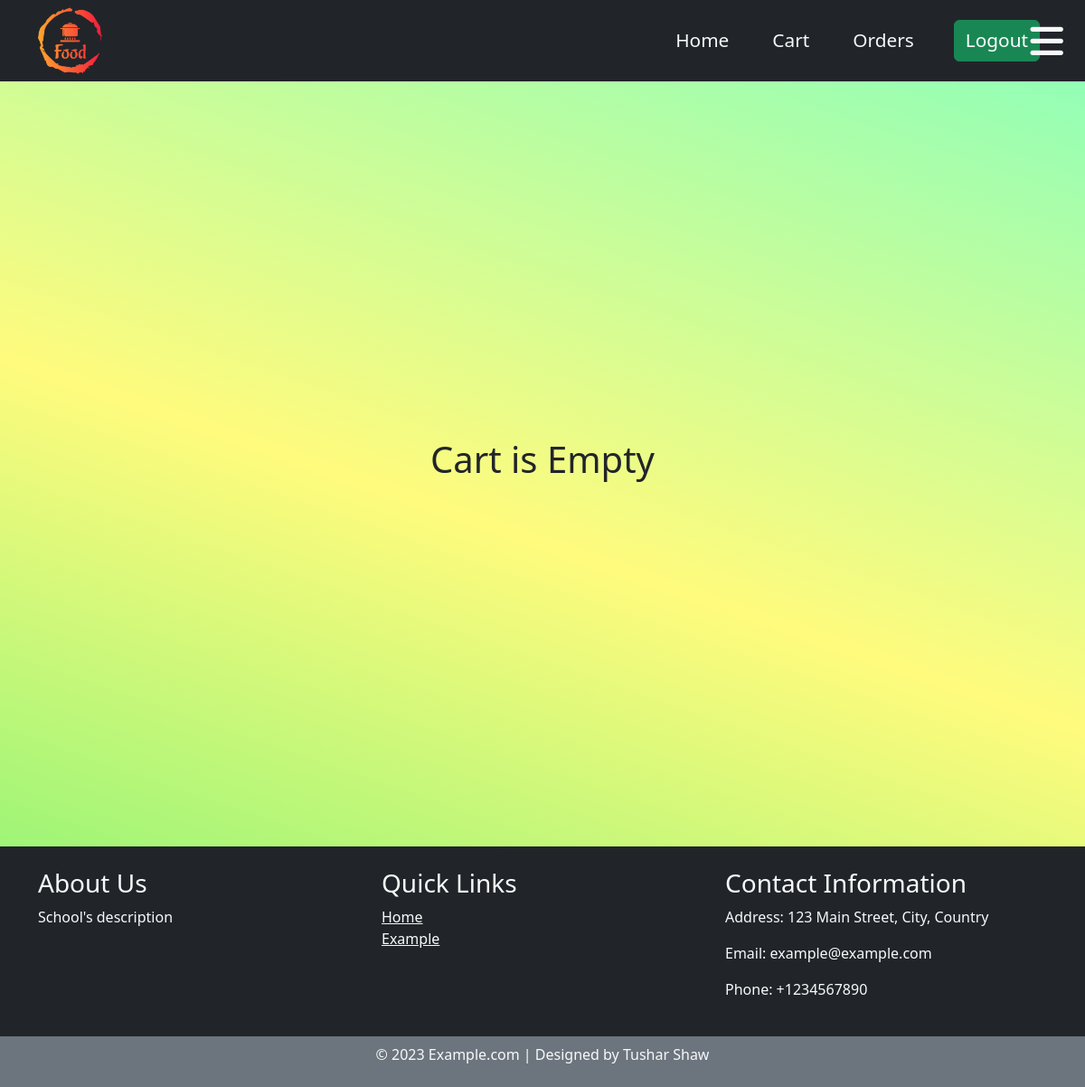
/cart/ (signed in), run on an earlier commit of the app's database.
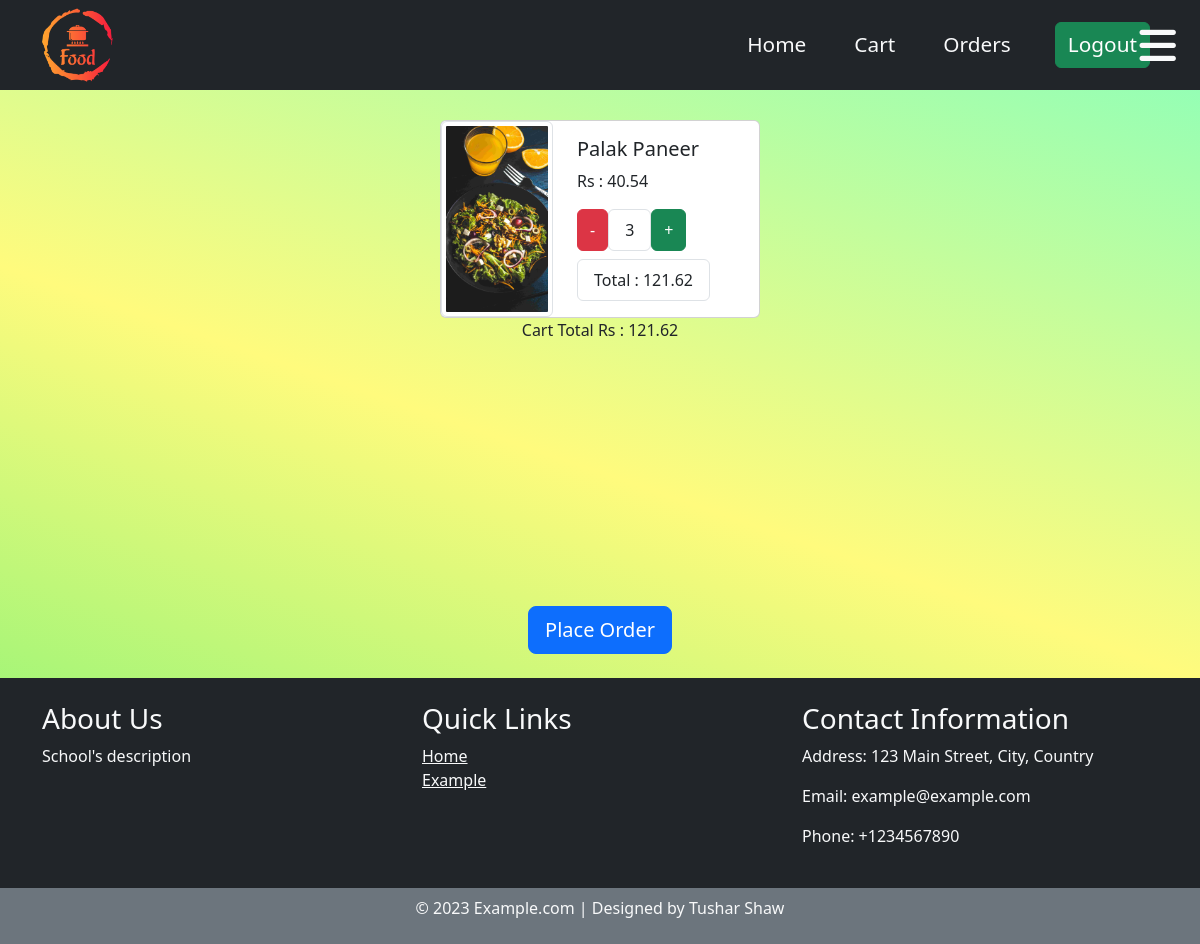
And on a later commit of the database.
### Menu/models.py (models this page shows, shortened)
class CartItem(models.Model):
    cart = models.ForeignKey(Cart, on_delete=models.CASCADE,related_name='cart_items')
    food = models.ForeignKey(Food, on_delete=models.CASCADE)
    quantity = models.IntegerField(default=0)
    def cart_item_total(self):
        return self.food.cost * self.quantity

class Food(models.Model):
    restaurant=models.ForeignKey(Restaurant,related_name='restaurant_name',on_delete=models.CASCADE)
    name=models.CharField(max_length=50)
    catagory=models.ForeignKey(Category,related_name='category',on_delete=models.CASCADE)
    cost=models.FloatField()
    image=models.ImageField(upload_to='food_images')

class Cart(models.Model):
    user = models.OneToOneField(User, on_delete=models.CASCADE)
    items = models.ManyToManyField(Food, through='CartItem')
    total = models.FloatField(default=0)
    def cart_total(self):
        total = round(sum(item.cart_item_total() for item in self.cart_items.all()),2)
        if self.total != total:  # Check if the total has changed
            self.total = total
            self.save()  # Save the Cart instance only if the total has changed
        return total

### Menu/views.py (the view)
# urls.py: path('cart/',cart,name='cart'),
@login_required(login_url="/login/")
def cart(request):
    user = request.user
    try:
        cart_items = CartItem.objects.filter(cart__user=user,quantity__gt=0)
        cart = Cart.objects.get(user=request.user)
        cart.cart_total()
    except Cart.DoesNotExist:
        new_cart = Cart.objects.create(user=request.user)
        orderInfo = OrderInfo.objects.create(customer=request.user)
        orderInfo2 = OrderInfo.objects.create(customer=request.user)
        new_cart.save()
        orderInfo2.save()
        orderInfo.save()
        cart_items = CartItem.objects.filter(cart__user=user,quantity__gt=0)
    cart = Cart.objects.get(user=request.user)
    cart.cart_total()
    for item in cart_items:
        item.total=item.food.cost * item.quantity
    context={'item': cart_items,'cart':cart}
    return render(request, 'cart.html',context )

### Menu/templates/cart.html (shortened to what this page needs)
{% extends "base.html" %} {% block start %}
<div class="container d-flex mt-5 flex-wrap">
  {% for f in item %}
  <div class="card cards mt-2 mx-2">
      <img
        src="{{ f.food.image.url }}"
        alt="Food image"
        class="img-thumbnail"/>
    <div class="card-body mx-2">
      <h5 class="card-title">{{ f.food.name }}</h5>
      <p class="card-text">Rs : {{ f.food.cost }}</p>
      <div class="d-flex">
        <button class="btn btn-danger decrement-btn" data-food-id="{{ f.food.id }}">-</button>
        <ul class="list-group list-group-horizontal">
          <li class="list-group-item item{{ f.food.id }}">{{ f.quantity }}</li>
        </ul>
        <button class="btn btn-success increment-btn" data-food-id="{{ f.food.id }}">+</button>
      </div>
      <ul class="list-group list-group-horizontal">
        <li class="list-group-item mt-2 total{{ f.food.id }}">Total : {{ f.total }}</li>
      </ul>
    </div>
  </div>
  {% endfor %}
</div>
{% if item %}
<form
  id="order-form"
  action="{% url "add_details" %}"
  method="post"
  style="text-align: center"
>
  <p class="cart_total">Cart Total Rs : {{cart.total}}</p>
  <div class="filler-container" style="flex: 1; height: 200px"></div>
  <button type="submit" class="btn btn-primary btn-lg mt-5">Place Order</button>
</form>
{% else %}
<div class="d-flex justify-content-center align-items-center" style="height: 100vh">
  <div class="text-center">
    <h1>Cart is Empty</h1>
  </div>
</div>
{% endif %}
{% endblock %}

### Menu/templates/base.html (shortened to what this page needs)
<!DOCTYPE html>
<html lang="en">
  {% load static %}
  <head>
    <link
      href="https://cdn.jsdelivr.net/npm/bootstrap@5.3.2/dist/css/bootstrap.min.css"
      rel="stylesheet"
    />
    <link rel="stylesheet" type="text/css" href="{% static 'css/style.css' %}?{%
    now "U" %}" />
    <link
      href="https://cdnjs.cloudflare.com/ajax/libs/font-awesome/6.0.0-beta3/css/all.min.css"
      rel="stylesheet"
    />
  </head>
  <body>
    <nav class="navbar navbar-expand-lg bg-dark navbar-light fixed-top z-1">
      <div class="container d-flex justify-content-between flex-nowrap">
        <a class="navbar-brand" href="/"
          ><img
            id="logo"
            class="logo"
            src="{% static 'css/logoo.png' %}"
            alt="Logo"
            draggable="false"
            height="80"
        /></a>
        <div class="navbar nav-links" id="navbarSupportedContent">
          <ul class="navbar-nav ms-auto d-flex flex-row align-items-center">
            <li class="nav-item p-2">
              <a class="nav-link mx-1 navtext text-light fss-5" href="/"
                ><i class="pe-2"></i>Home</a
              >
            </li>
            <li class="nav-item p-2">
              <a class="nav-link mx-1 navtext text-light fss-5" href="/cart/"
                ><i class="pe-2"></i>Cart</a
              >
            </li>
            <li class="nav-item p-2">
              <a class="nav-link mx-1 navtext text-light fss-5" href="/orders/"
                ><i class="pe-2"></i>Orders</a
              >
            </li>
            <li class="nav-item ms-3 p-2">
              <form class="form-inline" method="POST">
                {%if request.user.is_authenticated %}
                <a
                  class="btn btn-success navtext text-decoration-none fss-5"
                  href="/logout/"
                  >Logout</a
                >
                {% else %}
                <a
                  class="btn btn-success navtext text-decoration-none fs-5"
                  href="/login/"
                  >Login</a
                >
                {% endif %}
              </form>
            </li>
          </ul>
        </div>
      </div>
    </nav>
    <button
      onclick="opensidebar()"
      id='opensidebar'
      class="opensidebar nav-link mx-1 navtext text-light fss-5 menu z-2"
      href="/orders/"
    >
    <i class="fa-solid fa-bars fa-2xl menu-icon"></i>
    </button>
    {% block start%} {% endblock%}
    <footer class="bg-dark text-light mt-4 main-footer">
      <div class="container py-4">
        <div class="row">
          <div class="col-md-4">
            <h3>About Us</h3>
            <p>School's description</p>
          </div>
          <div class="col-md-4">
            <h3>Quick Links</h3>
            <ul class="list-unstyled">
              <li><a class="text-light" href="/">Home</a></li>
              <li><a class="text-light" href="#">Example</a></li>
            </ul>
          </div>
          <div class="col-md-4">
            <h3>Contact Information</h3>
            <p>Address: 123 Main Street, City, Country</p>
            <p>Email: example@example.com</p>
            <p>Phone: +1234567890</p>
          </div>
        </div>
      </div>
      <div class="text-center bg-secondary py-2">
        <p>&copy; 2023 Example.com | Designed by Tushar Shaw</p>
      </div>
    </footer>
  </body>
</html>

### static/css/style.css (style rules this page uses)
body { background-color: #85ffbd; background-image: linear-gradient( 199deg, #85ffbd 0%, #fffb7d 50%, #6ff274 100% ); min-height: 100vh; margin-top: 7rem; }
.cards { flex-direction: row; min-width: 20rem; }
.img-thumbnail { aspect-ratio: 9 / 12; max-width: 7rem; object-fit: cover; }
.container { justify-content: space-evenly; }
.logo { margin: 0; padding: 0; vertical-align: auto; }
.navbar { padding: 0%; }
.fss-5 { font-size: 1.3rem; }
.menu { align-self: flex-end; }
.fixed-top { z-index: 0; }
.opensidebar { position: fixed; top:30px; right: 20px; transition: 300ms; }

What changed in the data, as far as the page shows it:
added CartItem: food.name "Palak Paneer", food.cost "40.54", quantity "3", total "121.62"
now on this page (row edited): Cart: total "121.62"
Also different on the page:
text no longer shown: "Cart is Empty"
text now shown: "Cart Total Rs : Place Order"
